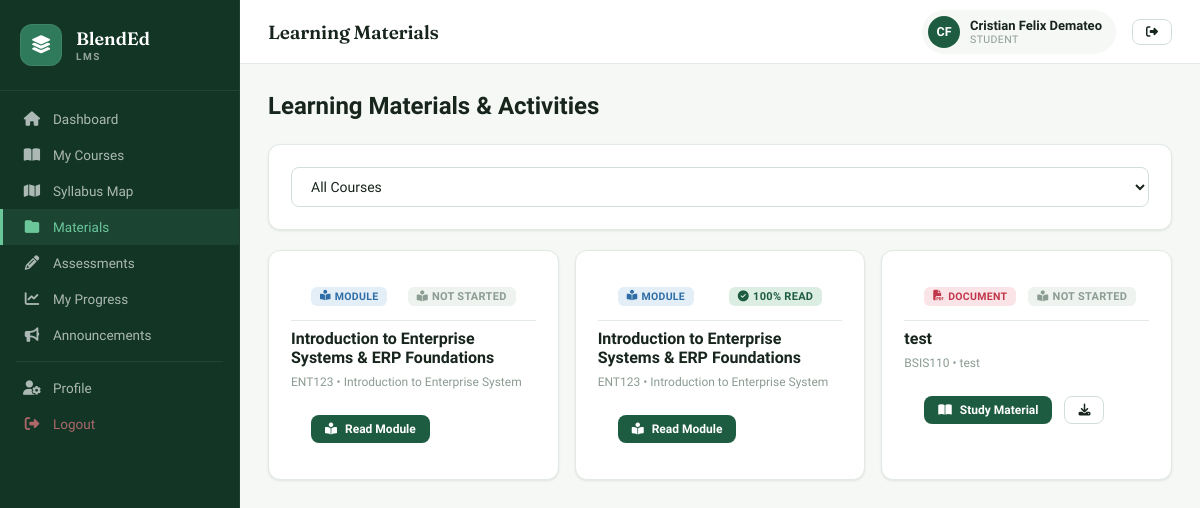
/student/materials.php (signed in), run on the app's committed database.
### tables this page shows
CREATE TABLE `learning_materials` (
  `id` int NOT NULL AUTO_INCREMENT,
  `syllabus_topic_id` int DEFAULT NULL,
  `syllabus_id` int DEFAULT NULL,
  `teacher_id` int NOT NULL,
  `title` varchar(200) NOT NULL,
  `description` text,
  `type` varchar(50) NOT NULL DEFAULT 'module',
  `file_path` varchar(255) DEFAULT NULL,
  `external_url` varchar(500) DEFAULT NULL,
  `delivery_mode` enum('online','offline','both') DEFAULT 'both',
  `created_at` timestamp NOT NULL DEFAULT CURRENT_TIMESTAMP,
  `content` longtext,
  `estimated_read_time` int NOT NULL DEFAULT '5',
  `view_count` int DEFAULT '0',
  PRIMARY KEY (`id`),
  KEY `syllabus_topic_id` (`syllabus_topic_id`),
  KEY `syllabus_id` (`syllabus_id`),
  KEY `teacher_id` (`teacher_id`),
  CONSTRAINT `learning_materials_ibfk_1` FOREIGN KEY (`syllabus_topic_id`) REFERENCES `syllabus_topics` (`id`) ON DELETE SET NULL,
  CONSTRAINT `learning_materials_ibfk_2` FOREIGN KEY (`syllabus_id`) REFERENCES `syllabi` (`id`) ON DELETE CASCADE,
  CONSTRAINT `learning_materials_ibfk_3` FOREIGN KEY (`teacher_id`) REFERENCES `users` (`id`) ON DELETE CASCADE
);

CREATE TABLE `syllabus_topics` (
  `id` int NOT NULL AUTO_INCREMENT,
  `syllabus_id` int NOT NULL,
  `week_number` int NOT NULL,
  `topic_title` varchar(200) NOT NULL,
  `topic_description` text,
  `learning_outcomes` text,
  `delivery_mode` enum('face-to-face','online','blended','asynchronous','synchronous') DEFAULT 'blended',
  `online_platform` varchar(100) DEFAULT NULL,
  `resources` text,
  `assessment_type` varchar(100) DEFAULT NULL,
  `sort_order` int DEFAULT '0',
  `created_at` timestamp NOT NULL DEFAULT CURRENT_TIMESTAMP,
  `is_completed` tinyint(1) NOT NULL DEFAULT '0',
  `completion_notes` text,
  `deletion_requested` tinyint(1) NOT NULL DEFAULT '0',
  `deletion_reason` text,
  `ilo_code` varchar(50) DEFAULT NULL,
  `blooms_level` varchar(50) DEFAULT NULL,
  `activity_title` varchar(255) DEFAULT NULL,
  PRIMARY KEY (`id`),
  KEY `syllabus_id` (`syllabus_id`),
  CONSTRAINT `syllabus_topics_ibfk_1` FOREIGN KEY (`syllabus_id`) REFERENCES `syllabi` (`id`) ON DELETE CASCADE
);

### includes/config.php (called while the page is built, shortened)
<?php
function safeHtml($text) {
    $text = htmlspecialchars_decode($text, ENT_QUOTES);
    return htmlspecialchars($text, ENT_QUOTES, 'UTF-8');
}

### student/materials.php (the view, shortened to what this page needs)
<?php
require_once '../includes/config.php';
$stid = $_SESSION['user_id'];
$where = "e.student_id = ? AND e.status = 'enrolled'";
$types = 'i';
$params = [$stid];
$sql = "SELECT m.*, c.course_code, st.topic_title, a.id as assessment_id,
               a.due_date as assessment_due_date, a.is_closed as assessment_is_closed,
               sub.id as submission_id,
               (SELECT COALESCE(tp.read_percentage, 0.00) FROM topic_progress tp WHERE tp.syllabus_topic_id = m.syllabus_topic_id AND tp.student_id = $stid LIMIT 1) as read_percentage
        FROM learning_materials m
        LEFT JOIN syllabi s ON m.syllabus_id = s.id
        LEFT JOIN courses c ON s.course_id = c.id
        LEFT JOIN syllabus_topics st ON m.syllabus_topic_id = st.id
        LEFT JOIN enrollments e ON e.syllabus_id = m.syllabus_id
        LEFT JOIN assessments a ON (a.syllabus_id = m.syllabus_id AND a.title = m.title)
        LEFT JOIN submissions sub ON (sub.assessment_id = a.id AND sub.student_id = ?)
        WHERE $where
        GROUP BY m.id
        ORDER BY m.created_at DESC";
$types = 'i' . $types;
array_unshift($params, $stid);
$materialsStmt = $conn->prepare($sql);
$materialsStmt->bind_param($types, ...$params);
$materialsStmt->execute();
$materials = $materialsStmt->get_result();
$icons = ['document'=>'fa-file-pdf','video'=>'fa-video','link'=>'fa-link','presentation'=>'fa-file-powerpoint','quiz'=>'fa-question-circle','activity'=>'fa-pencil-alt','module'=>'fa-book-reader'];
$colors = ['document'=>'badge-red','video'=>'badge-blue','link'=>'badge-gray','presentation'=>'badge-orange','quiz'=>'badge-green','activity'=>'badge-purple','module'=>'badge-blue'];
?>
<?php require_once '../includes/header.php'; ?>
<div class="app-layout">
<?php require_once '../includes/sidebar.php'; ?>
<div class="main-content">
<?php require_once '../includes/topbar.php'; ?>
<div class="page-content">
<div class="page-header"><h2>Learning Materials & Activities</h2></div>
<div class="card" style="margin-bottom:20px"><div class="card-body">
<form method="GET"><select name="syl" class="form-control" onchange="this.form.submit()">
<option value="">All Courses</option>
</select></form></div></div>
<div style="display:grid;grid-template-columns:repeat(auto-fill,minmax(280px,1fr));gap:16px">
<?php while($m=$materials->fetch_assoc()): ?>
<?php
    $fileUrl = $m['file_path'] ? BASE_URL . 'uploads/materials/' . $m['file_path'] : '';
?>
<div class="card"><div class="card-body">
    <div style="display:flex;justify-content:space-between;align-items:flex-start;margin-bottom:8px">
        <span class="badge <?= $colors[$m['type']] ?? 'badge-gray' ?>"><i class="fas <?= $icons[$m['type']] ?? 'fa-file' ?>"></i> <?= ucfirst($m['type']) ?></span>
        <?php if ($m['type'] !== 'activity'): ?>
            <span class="badge <?= (float)$m['read_percentage'] >= 90 ? 'badge-green' : ((float)$m['read_percentage'] > 0 ? 'badge-blue' : 'badge-gray') ?>" style="font-size:11px">
                <i class="fas <?= (float)$m['read_percentage'] >= 90 ? 'fa-check-circle' : 'fa-book-reader' ?>"></i> <?= (float)$m['read_percentage'] > 0 ? round((float)$m['read_percentage']).'% Read' : 'Not Started' ?>
            </span>
        <?php endif; ?>
    </div>
    <h4 style="margin:8px 0"><?= safeHtml($m['title']) ?></h4>
    <p style="font-size:12px; color:var(--text3); margin-bottom: 12px;"><?= htmlspecialchars($m['course_code'] ?? '') ?><?= !empty($m['topic_title']) ? ' &bull; '.safeHtml($m['topic_title']) : '' ?></p>
    <div style="display:flex; flex-wrap: wrap; gap:6px">
        <?php if($m['type'] !== 'activity'): ?>
        <a href="<?= BASE_URL ?>student/read_material.php?id=<?= $m['id'] ?>" class="btn btn-primary btn-sm">
            <i class="fas <?= $m['type']==='video' ? 'fa-play-circle' : ($m['type']==='module' ? 'fa-book-reader' : ($m['type']==='link' ? 'fa-external-link-alt' : 'fa-book-open')) ?>"></i>
            <?= $m['type']==='video' ? 'Watch Lesson' : ($m['type']==='module' ? 'Read Module' : ($m['type']==='link' ? 'Open Resource' : 'Study Material')) ?>
        </a>
        <?php endif; ?>
        <?php if($m['file_path']): ?>
        <a href="<?= htmlspecialchars($fileUrl) ?>" download class="btn btn-secondary btn-sm" title="Download File">
            <i class="fas fa-download"></i>
        </a>
        <?php endif; ?>
    </div>
</div></div>
<?php endwhile; ?>
</div>
</div></div></div>
</body></html>

### assets/css/style.css (style rules this page uses)
:root { --primary: #1E5C42; --primary-dark: #123526; --primary-mid: #2F7A5A; --primary-light: #DCEEE3; --accent: #C1774A; --accent-tint: #F5E6DA; --bg: #F6F8F6; --bg2: #EEF3EF; --white: #FFFFFF; --text: #17251D; --text2: #4C5D53; --text3: #8B9C92; --border: #E2E9E3; --border2: #D2DED6; --ease: cubic-bezier(.4,0,.2,1); --ease-out: cubic-bezier(0,0,.2,1); --shadow-xs: 0 1px 2px rgba(18,53,38,.05); --shadow-sm: 0 1px 3px rgba(18,53,38,.06), 0 1px 2px rgba(18,53,38,.04); --shadow-md: 0 4px 12px rgba(18,53,38,.08); --shadow-lg: 0 12px 32px rgba(18,53,38,.12); --radius-sm: 8px; --radius: 12px; --radius-lg: 16px; --sidebar-w: 240px; --header-h: 64px; --font: 'Plus Jakarta Sans', sans-serif; --font-display: 'Fraunces', serif; --danger: #C0364A; --danger-tint: #FBE4E7; --warning: #B67A2E; --warning-tint: #FBF0DE; --info: #2E6DA6; --info-tint: #E3EEF7; --success: #1E5C42; --success-tint: #DCEEE3; --shadow: var(--shadow-sm); --shadow2: var(--shadow-lg); }
*, *::before, *::after { box-sizing: border-box; margin: 0; padding: 0; }
html { scroll-behavior: smooth; }
body { font-family: var(--font); background: var(--bg); color: var(--text); min-height: 100vh; -webkit-font-smoothing: antialiased; }
.form-control { width: 100%; padding: 11px 15px; border: 1.5px solid var(--border2); border-radius: var(--radius-sm); font-family: var(--font); font-size: 14px; color: var(--text); background: var(--white); transition: border-color .15s var(--ease), box-shadow .15s var(--ease); outline: none; }
select.form-control { cursor: pointer; padding-top: 10px; padding-bottom: 10px; }
.btn { display: inline-flex; align-items: center; gap: 8px; padding: 10px 20px; border-radius: var(--radius-sm); font-family: var(--font); font-weight: 600; font-size: 13.5px; cursor: pointer; border: 1.5px solid transparent; transition: background-color .15s var(--ease), border-color .15s var(--ease), transform .1s var(--ease), box-shadow .15s var(--ease); text-decoration: none; }
.btn-primary { background: var(--primary); color: white; }
.btn-secondary { background: var(--white); color: var(--text); border-color: var(--border2); }
.btn-sm { padding: 6px 13px; font-size: 12px; }
.app-layout { display: flex; min-height: 100vh; width: 100%; }
.main-content { margin-left: var(--sidebar-w); flex: 1; display: flex; flex-direction: column; min-width: 0; }
.page-content { padding: 28px; flex: 1; width: 100%; max-width: 1440px; margin: 0 auto; }
.card { background: var(--white); border-radius: var(--radius); box-shadow: var(--shadow-sm); border: 1px solid var(--border); overflow: hidden; width: 100%; }
.card-body { padding: 22px; }
.card-body div[style*="display:flex"] { gap: 12px !important; padding: 14px 20px !important; border-bottom: 1px solid var(--border) !important; }
.card-body div[style*="display:flex"]:last-child { border-bottom: none !important; }
.badge { display: inline-flex; align-items: center; gap: 4px; padding: 3px 9px; border-radius: 6px; font-size: 10.5px; font-weight: 700; letter-spacing: .3px; text-transform: uppercase; white-space: nowrap; }
.badge-green { background: var(--success-tint); color: var(--primary); }
.badge-blue { background: var(--info-tint); color: var(--info); }
.badge-red { background: var(--danger-tint); color: var(--danger); }
.badge-gray { background: var(--bg2); color: var(--text3); }
.page-header { display: flex; align-items: center; justify-content: space-between; margin-bottom: 24px; gap: 16px; }

### data on the page
learning_materials: type "MODULE", shows "NOT STARTED", title "Introduction to Enterprise Systems & ERP Foundations", course_code "ENT123", syllabus_topic.topic_title "Introduction to Enterprise System", shows "Read Module"
learning_materials: type "MODULE", read_percentage "100", title "Introduction to Enterprise Systems & ERP Foundations", course_code "ENT123", syllabus_topic.topic_title "Introduction to Enterprise System", shows "Read Module"
learning_materials: type "DOCUMENT", shows "NOT STARTED", title "test", course_code "BSIS110", syllabus_topic.topic_title "test", shows "Study Material"

### other printed values
$pageTitle "Learning Materials"
$initials "CF"
$_SESSION['full_name'] "Cristian Felix Demateo"
$roleLabel[$r] "STUDENT"
